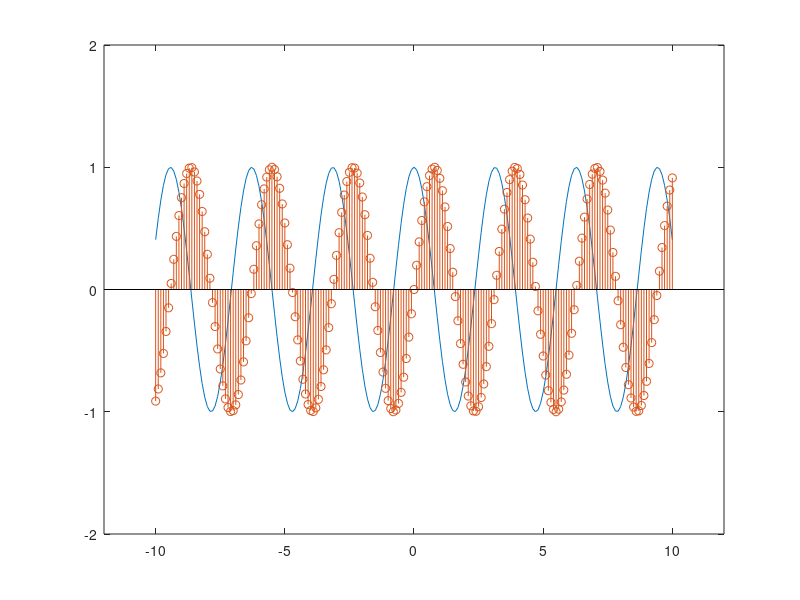

Reproduce this figure in MATLAB.
clc
clear all
close all

t = -10:.1:10;

a = 1;
phi = 0;
w0 = 2;

y2 = a*cos(w0*t+phi);
y1 = a*sin(w0*t+phi);

plot(t,y2);
hold on
stem(t,y1);

axis([-12 12 -2 2])